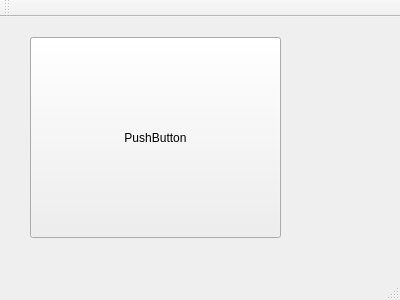
<?xml version="1.0" encoding="UTF-8"?>
<ui version="4.0">
 <class>MainWindow</class>
 <widget class="QMainWindow" name="MainWindow">
  <property name="geometry">
   <rect>
    <x>0</x>
    <y>0</y>
    <width>400</width>
    <height>300</height>
   </rect>
  </property>
  <property name="windowTitle">
   <string>MainWindow</string>
  </property>
  <widget class="QWidget" name="centralWidget">
   <widget class="QPushButton" name="pushButton">
    <property name="geometry">
     <rect>
      <x>30</x>
      <y>20</y>
      <width>251</width>
      <height>201</height>
     </rect>
    </property>
    <property name="text">
     <string>PushButton</string>
    </property>
   </widget>
  </widget>
  <widget class="QMenuBar" name="menuBar">
   <property name="geometry">
    <rect>
     <x>0</x>
     <y>0</y>
     <width>400</width>
     <height>22</height>
    </rect>
   </property>
  </widget>
  <widget class="QToolBar" name="mainToolBar">
   <attribute name="toolBarArea">
    <enum>TopToolBarArea</enum>
   </attribute>
   <attribute name="toolBarBreak">
    <bool>false</bool>
   </attribute>
  </widget>
  <widget class="QStatusBar" name="statusBar"/>
 </widget>
 <layoutdefault spacing="6" margin="11"/>
 <resources/>
 <connections/>
</ui>
